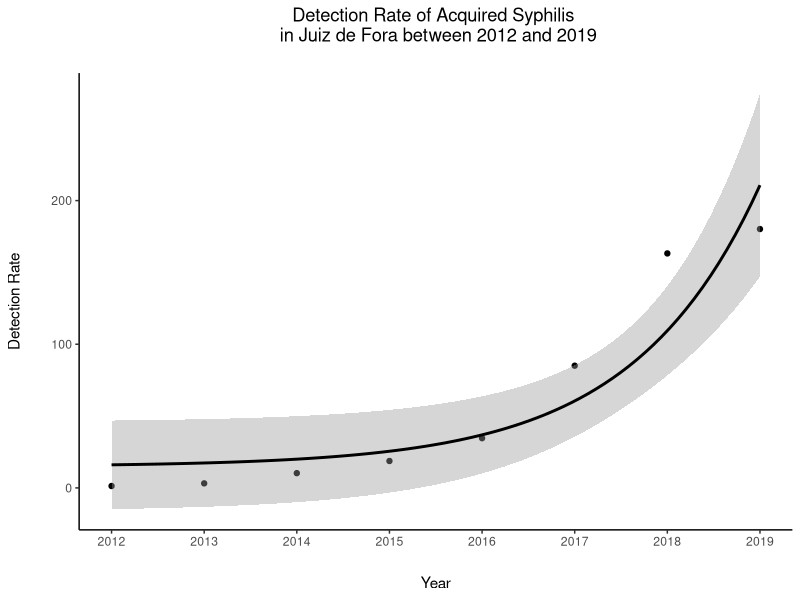
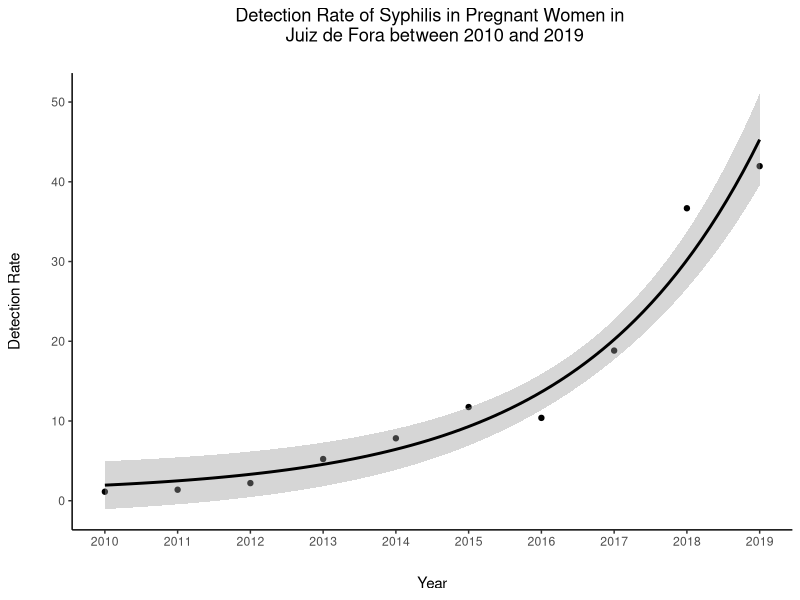
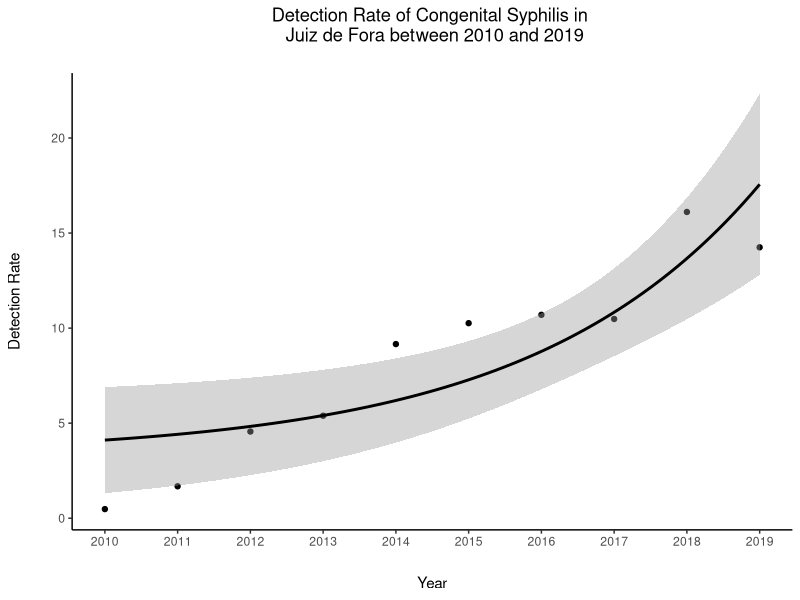

Reproduce these figures in R, in order. (Note: this script raises an error after producing the figures.)
# requiring librarys ------------------------------------------------------
library(tidyverse)
theme_set(theme_classic())

# Acquired Syphilis -------------------------------------------------------

# Building up syphilis's dataset based on http://indicadoressifilis.aids.gov.br

year <- 2010:2019
rate <- c(0,
          0,
          1.31,
          3.15,
          10.27,
          18.72,
          34.59,
          85.06,
          163.21,
          180.18)

bd <- data.frame(year,rate)
bdf <- data.frame(year = bd$year[-c(1,2)], rate = bd$rate[-c(1,2)])

# fitting data in a log linear model 

yearspos <- 1:8 #2010 and 2011 values are 0, thus they were removed
lmexp <- lm(log(bdf$rate)~yearspos) #starting in 2012
a <- exp(as.numeric(lmexp$coefficients[2])) #value of 'a' coefficient
b <- exp(as.numeric(lmexp$coefficients[1])) #valeu of 'b' coefficient

r2 <- summary(lmexp)$r.squared # value of R2 

## plotting the exponential regression

RE_1 <- ggplot(bdf, aes(x = 1:8, y = rate)) +
  geom_point() +
  geom_smooth (method = "lm", 
               formula = y ~ I((b*a^x)),
               color = "black") + #fitting curve in a regular exponential function
  ylab("Detection Rate") +
  xlab("Year") +
  scale_x_continuous(
    breaks = c(1,2,3,4,5,6,7,8),
    labels = c("2012","2013","2014","2015","2016","2017","2018","2019")) +
  ggtitle("Detection Rate of Acquired Syphilis \n in Juiz de Fora between 2012 and 2019") +
  # theme_bw() +
  theme(
    axis.title.y = element_text(margin = margin(t = 0, r = 20, b = 0, l = 0)),
    axis.title.x = element_text(margin = margin(t = 20, r = 0, b = 0, l = 0)),
    plot.title = element_text(hjust = 0.5, 
                              margin = margin(t = 0, r = 0, b = 20, l = 0))) 
#saving plot
ggsave("acquired_syphilis.tiff", dpi = 1200 )

# Yearly estimate growth rate of acquired syphilis 

p2.5 <- exp(confint(lmexp)[2,1]) - 1  # 2.5% percentile of CI 95%
p50 <- a -  1                         # estimate
p97.5 <- exp(confint(lmexp)[2,2]) - 1 # 97.5% percentile of CI 95%

# Syphilis in pregnant women ----------------------------------------------

# Building up syphilis's dataset based on http://indicadoressifilis.aids.gov.br

year <- 2010:2019
yearpos <- 1:10

taxa <- c(1.13,
          1.38,
          2.21,
          5.23,
          7.83,
          11.75,
          10.39,
          18.83,
          36.68,
          41.96)

bd <- data.frame(year,taxa)
bdf <- data.frame(yearpos,taxa)

# fitting data in a log linear model 

lmexp <- lm(log(taxa)~yearpos)
a <- exp(as.numeric(lmexp$coefficients[2])) #value of 'a' coefficient
b <- exp(as.numeric(lmexp$coefficients[1])) #valeu of 'b' coefficient

r2 <- summary(lmexp)$r.squared # value of R2 


## plotting the exponential regression

RE_2 <- ggplot(bdf, aes(x = yearpos, y = taxa)) +
  geom_point() +
  geom_smooth (method = "lm", 
               formula = y ~ I((b*a^x)),
               color = "black") +  #fitting curve in a regular exponential function
  ylab("Detection Rate") +
  xlab("Year") +
  scale_x_continuous(
    breaks = c(1,2,3,4,5,6,7,8,9,10),
    labels = c("2010","2011","2012","2013","2014",
               "2015","2016","2017","2018","2019")) +
  ggtitle("Detection Rate of Syphilis in Pregnant Women in \n Juiz de Fora between 2010 and 2019") +
  # theme_bw() +
  theme(
    axis.title.y = element_text(margin = margin(t = 0, r = 20, b = 0, l = 0)),
    axis.title.x = element_text(margin = margin(t = 20, r = 0, b = 0, l = 0)),
    plot.title = element_text(hjust = 0.5, 
                              margin = margin(t = 0, r = 0, b = 20, l = 0))) 

# Saving plot
ggsave("pregnant_syphilis.tiff",dpi = 1200)

# Yearly estimate growth rate of syphilis in pregnant women

p2.5 <- exp(confint(lmexp)[2,1]) - 1  # 2.5% percentile of CI 95%
p50 <- a -  1                         # estimate 
p97.5 <- exp(confint(lmexp)[2,2]) - 1 # 97.5% percentile of CI 95%

# Congenital Syphilis  ----------------------------------------------------

# Building up syphilis's dataset based on http://indicadoressifilis.aids.gov.br

year <- 2010:2019
yearpos <- 1:10

taxa <- c(0.48,
          1.68,
          4.56,
          5.39,
          9.16,
          10.26,
          10.70,
          10.48,
          16.11,
          14.25)

bd <- data.frame(year,taxa)
bdf <- data.frame(yearpos,taxa)

# fitting data in a log linear model 

lmexp <- lm(log(taxa)~yearpos)
a <- exp(as.numeric(lmexp$coefficients[2])) #value of 'a' coefficient
b <- exp(as.numeric(lmexp$coefficients[1])) #valeu of 'b' coefficient

r2 <- summary(lmexp)$r.squared # value of R2 


## plotting the exponential regression

RE_3 <- ggplot(bdf, aes(x = yearpos, y = taxa)) +
  geom_point() +
  geom_smooth (method = "lm", 
               formula = y ~ I((b*a^x)),
               color = "black") + #fitting curve in a regular exponential function
  ylab("Detection Rate") +
  xlab("Year") +
  scale_x_continuous(
    breaks = c(1,2,3,4,5,6,7,8,9,10),
    labels = c("2010","2011","2012","2013","2014",
               "2015","2016","2017","2018","2019")) +
  ggtitle("Detection Rate of Congenital Syphilis in \n Juiz de Fora between 2010 and 2019") +
  # theme_bw() +
  theme(
    axis.title.y = element_text(margin = margin(t = 0, r = 20, b = 0, l = 0)),
    axis.title.x = element_text(margin = margin(t = 20, r = 0, b = 0, l = 0)),
    plot.title = element_text(hjust = 0.5, 
                              margin = margin(t = 0, r = 0, b = 20, l = 0))) 
# Saving plot
ggsave("congenital_syphilis.tiff", dpi = 1200)

# Yearly estimate growth rate of syphilis in pregnant women

p2.5 <- exp(confint(lmexp)[2,1]) - 1  # 2.5% percentile of CI 95%
p50 <- a -  1                         # estimate
p97.5 <- exp(confint(lmexp)[2,2]) - 1 # 97.5% percentile of CI 95%

#Uniting plots

plot_top = plot_grid(RE_1,
                     RE_2, 
                     labels = 'AUTO',
                     vjust = -2 ,
                     label_x = 0, 
                     label_y = 0)
plot_bottom = plot_grid(NULL,
                        RE_3, 
                        NULL, 
                        ncol=3, 
                        rel_widths=c(0.25,0.5,0.25), 
                        labels = '',
                        vjust = -3,
                        hjust = -17,
                        label_x = 0, 
                        label_y = 0)


unite_RE_plot <- cowplot::plot_grid(plot_top, plot_bottom,
                                     ncol = 1, 
                                     labels = c("","C"),
                                     vjust = -2 ,
                                     label_x = 0.2, 
                                     label_y = 0)

ggsave('unite_RE_plot.tiff',
       plot = unite_RE_plot, 
       dpi= 1200, 
       width = 10000,
       height = 7000, 
       units = "px")
